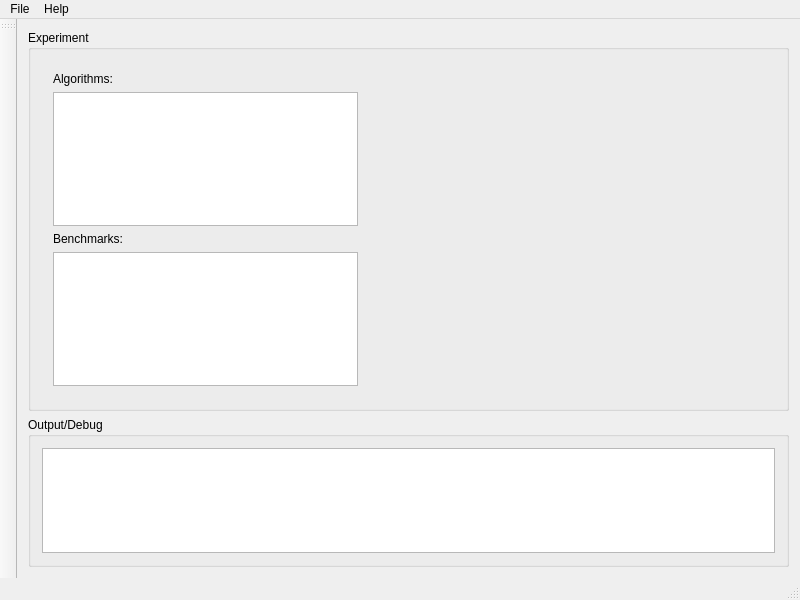
<?xml version="1.0" encoding="UTF-8"?>
<ui version="4.0">
 <class>MainWindow</class>
 <widget class="QMainWindow" name="MainWindow">
  <property name="geometry">
   <rect>
    <x>0</x>
    <y>0</y>
    <width>800</width>
    <height>600</height>
   </rect>
  </property>
  <property name="minimumSize">
   <size>
    <width>800</width>
    <height>600</height>
   </size>
  </property>
  <property name="windowTitle">
   <string>NiaPy-GUI</string>
  </property>
  <property name="windowIcon">
   <iconset>
    <normaloff>../icons/app.ico</normaloff>../icons/app.ico</iconset>
  </property>
  <widget class="QWidget" name="centralWidget">
   <layout class="QVBoxLayout" name="verticalLayout_2">
    <item>
     <widget class="QGroupBox" name="groupBoxExperiment">
      <property name="title">
       <string>Experiment</string>
      </property>
      <layout class="QHBoxLayout" name="horizontalLayout_2">
       <item>
        <widget class="QWidget" name="settings" native="true">
         <layout class="QVBoxLayout" name="verticalLayout">
          <item>
           <widget class="QLabel" name="labelWidgetAlgorithms">
            <property name="text">
             <string>Algorithms:</string>
            </property>
           </widget>
          </item>
          <item>
           <widget class="QListWidget" name="listWidgetAlgorithms"/>
          </item>
          <item>
           <widget class="QLabel" name="labelWidgetBenchmarks">
            <property name="text">
             <string>Benchmarks:</string>
            </property>
           </widget>
          </item>
          <item>
           <widget class="QListWidget" name="listWidgetBenchmarks"/>
          </item>
         </layout>
        </widget>
       </item>
       <item>
        <widget class="QWidget" name="params" native="true">
         <property name="minimumSize">
          <size>
           <width>400</width>
           <height>0</height>
          </size>
         </property>
         <layout class="QVBoxLayout" name="verticalLayout_3"/>
        </widget>
       </item>
      </layout>
     </widget>
    </item>
    <item>
     <widget class="QGroupBox" name="groupBoxResults">
      <property name="minimumSize">
       <size>
        <width>0</width>
        <height>150</height>
       </size>
      </property>
      <property name="title">
       <string>Output/Debug</string>
      </property>
      <layout class="QGridLayout" name="gridLayout_2">
       <item row="0" column="0">
        <widget class="QTextEdit" name="textEditOutput">
         <property name="enabled">
          <bool>true</bool>
         </property>
         <property name="font">
          <font>
           <pointsize>8</pointsize>
          </font>
         </property>
        </widget>
       </item>
      </layout>
     </widget>
    </item>
   </layout>
  </widget>
  <widget class="QMenuBar" name="menuBar">
   <property name="geometry">
    <rect>
     <x>0</x>
     <y>0</y>
     <width>800</width>
     <height>23</height>
    </rect>
   </property>
   <widget class="QMenu" name="menuMenu">
    <property name="title">
     <string>File</string>
    </property>
    <addaction name="actionNew_Experiment"/>
    <addaction name="actionOpen_Experiment"/>
    <addaction name="actionSave_Experiment"/>
    <addaction name="separator"/>
    <addaction name="actionExit"/>
   </widget>
   <widget class="QMenu" name="menuHelp">
    <property name="title">
     <string>Help</string>
    </property>
    <addaction name="actionDocumentation"/>
    <addaction name="actionReport_Bug"/>
   </widget>
   <addaction name="menuMenu"/>
   <addaction name="menuHelp"/>
  </widget>
  <widget class="QStatusBar" name="statusBar"/>
  <widget class="QToolBar" name="mainToolBar">
   <attribute name="toolBarArea">
    <enum>LeftToolBarArea</enum>
   </attribute>
   <attribute name="toolBarBreak">
    <bool>false</bool>
   </attribute>
  </widget>
  <action name="actionDocumentation">
   <property name="text">
    <string>Documentation</string>
   </property>
  </action>
  <action name="actionReport_Bug">
   <property name="text">
    <string>Report Bug...</string>
   </property>
  </action>
  <action name="actionNew_Experiment">
   <property name="text">
    <string>New Experiment</string>
   </property>
  </action>
  <action name="actionOpen_Experiment">
   <property name="text">
    <string>Open Experiment</string>
   </property>
  </action>
  <action name="actionSave_Experiment">
   <property name="text">
    <string>Save Experiment</string>
   </property>
  </action>
  <action name="actionExit">
   <property name="text">
    <string>Exit</string>
   </property>
  </action>
 </widget>
 <layoutdefault spacing="6" margin="11"/>
 <resources/>
 <connections/>
</ui>
